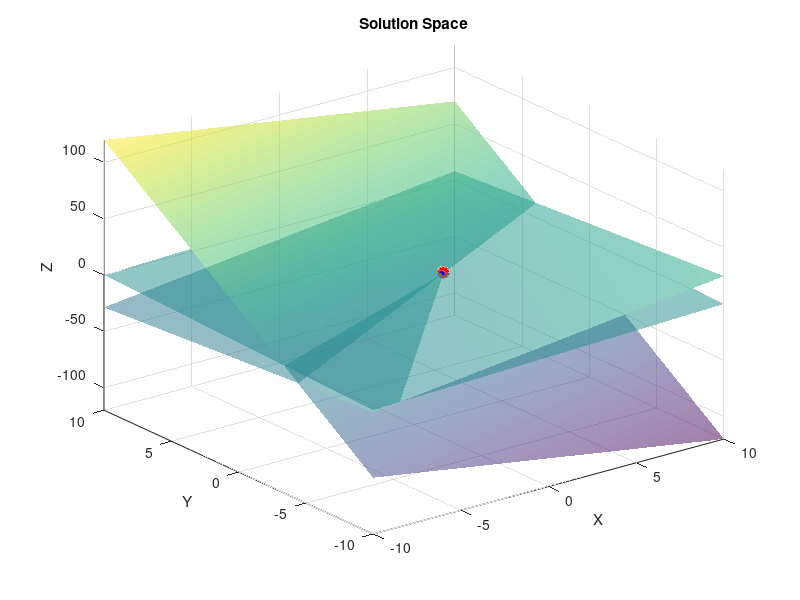

Write MATLAB code to recreate this figure.
clear;
clc;

A = [11,-5,-6;-5,19,-2;-1,-1,2];
B = [12;0;0];

% disp('Enter the system of linear equations in the form of AX=B');
% A = input('Enter matrix A :   \n');
[na, ma] = size(A);
% if na ~= ma
%     disp('ERROR: Matrix A must be a square matrix')
%     return
% end
% B = input('Enter matrix B :   ');    
[nb, mb] = size(B);
% if nb ~= na || mb ~= 1
%     disp('ERROR: Matrix B must be a column matrix')
%     return
% end


D = diag(diag(A));
L = tril(A) - D;
U = triu(A) - D;

e = max(eig(-inv(D + L) * U));
if abs(e) >= 1
    disp('Since the modulus of the largest Eigen value of the iterative matrix is not less than 1')
    disp('this process is not convergent.')
    return
end

r = input('Any initial guess for X? (y/n):   ', 's');
switch r
    case 'y'
        X0 = input('Enter initial guess for X :\n');
        [nx, mx] = size(X0);
        if nx ~= na || mx ~= 1
            disp('ERROR: Check input')
            return
        end
    otherwise
        X0 = ones(na, 1);
end

t = input('Enter the error allowed in the final answer:  ');
tol = t * ones(na, 1);

iteration_table = zeros(100, na + 1); 

k = 1;
X(:, 1) = X0;
err = 1000000000 * rand(na, 1); 

sol = A\B; %Original Solution

% Create a meshgrid for visualization
[x, y] = meshgrid(-10:0.1:10, -10:0.1:10);

% Initialize figure for 3D plot of the solution space
figure;

plot3(sol(1), sol(2), sol(3), 'ro', 'LineWidth',3, MarkerSize=6);
grid on;
hold on;
axis tight;
% view(-45,60);

% Plot the planes defined by the equations
for i = 1:na
    z = (B(i) - A(i, 1)*x - A(i, 2)*y) / A(i, 3); %%Modified by Rj Avro%%
    surf(x, y, z, 'FaceAlpha', 0.5, 'EdgeColor', 'none');
end

while any(abs(err) >= tol) && k <= 100
    X(:, k + 1) = -inv(D + L) * U * X(:, k) + inv(D + L) * B;
    err = X(:, k + 1) - X(:, k); 
    
    iteration_table(k, 1:end-1) = X(:, k + 1)';
    iteration_table(k, end) = norm(err, inf);

    % Plot the current iteration point in the solution space
    plot3(X(1, k:k+1), X(2, k:k+1), X(3, k:k+1), 'o-', 'MarkerSize', 5, 'MarkerFaceColor', 'b');

    % Display the solution after each iteration
    fprintf('Iteration %d - X: %s, Error: %f\n', k, mat2str(X(:, k + 1)), norm(err, inf));

    k = k + 1;
end

xlabel('X');
ylabel('Y');
zlabel('Z');
title('Solution Space');
grid on;
% hold off;

fprintf('The final answer obtained after %g iterations is  \n', k - 1);
x = X(:, k - 1);

disp('Iteration Table:');
disp('----------------------------------------------------------------------------------');
disp('   Iter  |        X1        |        X2        |        X3        |    Error');
disp('----------------------------------------------------------------------------------');
for i = 1:k - 1
    fprintf('   %2d    |   ', i);
    fprintf('%12.4f   |   ', iteration_table(i, 1:end-1));
    fprintf('%12.4f\n', iteration_table(i, end));
end